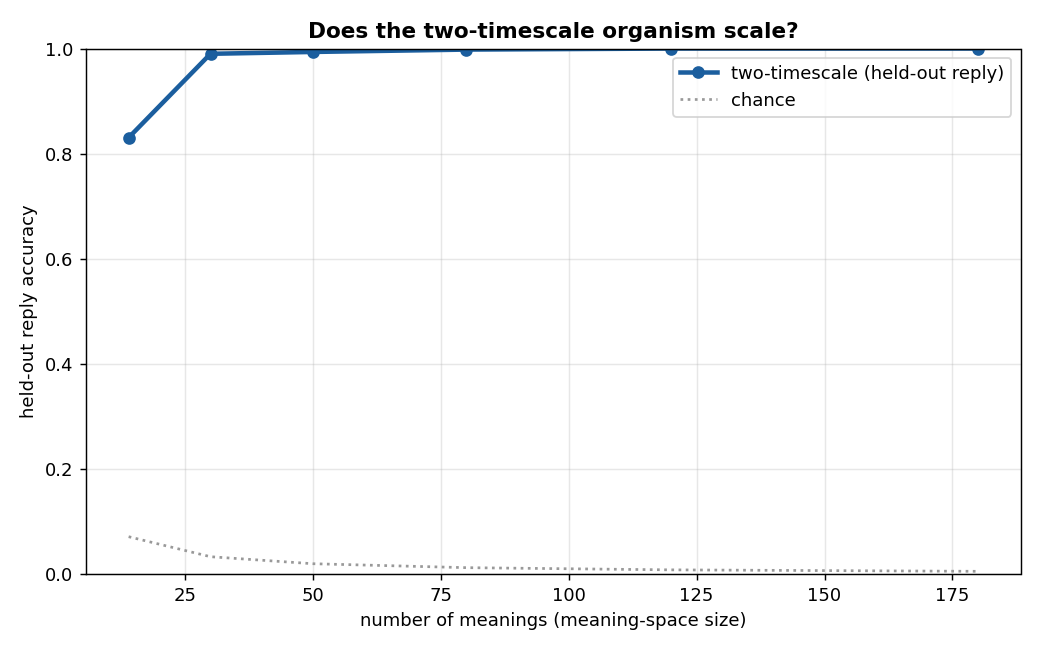

Python code for this plot:
"""SCALE the two-timescale organism: does experience-perception + evolved policy still generalise to
never-seen surface forms as the MEANING SPACE grows from ~14 to 200+ meanings? Self-contained, with a
fast (vectorised) co-occurrence builder so large scales are feasible."""
import os, numpy as np
HERE = os.path.dirname(os.path.abspath(__file__))
LOG = open(os.path.join(HERE, "scaling_results.txt"), "w")
def out(s): print(s, flush=True); LOG.write(s + "\n"); LOG.flush()
def ms(v): a = np.array(v, float); return f"{a.mean():.3f}+/-{a.std():.3f}"
M, GP, DIM = 6, 4, 64                                          # words/group, groups/topic, embedding dim


def build(G, T, seed, poly=0.2, noise=3, zipf=True):
    rng = np.random.default_rng(seed); V = G * M
    group = np.repeat(np.arange(G), M)
    held = np.zeros(V, bool)
    for g in range(G):
        tk = np.where(group == g)[0]; held[tk[rng.choice(M, 2, replace=False)]] = True
    train_syn = [np.where((group == g) & ~held)[0] for g in range(G)]
    held_syn = [np.where((group == g) & held)[0] for g in range(G)]
    sec = {tk: int(rng.integers(G)) for tk in range(V) if rng.random() < poly}
    tg = [rng.choice(G, GP, replace=False) for _ in range(T)]
    tfreq = (1.0 / (np.arange(1, T + 1) ** 1.1)) if zipf else np.ones(T); tfreq /= tfreq.sum()
    Vtot = V + (noise and 50)

    def wpick(pool):
        if zipf:
            w = 1.0 / (np.arange(1, len(pool) + 1) ** 1.1); w /= w.sum(); return pool[rng.choice(len(pool), p=w)]
        return rng.choice(pool)

    def topic(pool):
        t = int(rng.choice(T, p=tfreq)); s = [wpick(pool[g]) for g in tg[t]]
        if noise: s += list(V + rng.integers(50, size=noise))
        return np.array(s), t

    def synonymy():
        g = int(rng.integers(G)); s = list(rng.choice(train_syn[g], 3)) + [int(rng.choice(held_syn[g]))]
        cand = [k for k in sec if sec[k] == g]
        if cand: s.append(int(rng.choice(cand)))
        return np.array(s)

    return dict(V=Vtot, train_syn=train_syn, held_syn=held_syn, topic=topic, synonymy=synonymy, T=T)


def ppmi_svd(corpus, V):
    co = np.zeros((V, V), np.float32)
    for s in corpus:                                          # vectorised per-sentence outer update
        co[np.ix_(s, s)] += 1.0
    np.fill_diagonal(co, 0)
    tot = co.sum(); rk = co.sum(1, keepdims=True) + 1e-9
    ppmi = np.maximum(np.log((co * tot) / (rk @ rk.T) + 1e-9), 0)
    U, S, _ = np.linalg.svd(ppmi.astype(np.float64))
    E = U[:, :DIM] * np.sqrt(S[:DIM]); E /= np.linalg.norm(E, axis=1, keepdims=True) + 1e-9
    return E


def emb(E, toks): v = E[toks].mean(0); n = np.linalg.norm(v); return v / n if n > 0 else v


def run(G, T, seed):
    rng = np.random.default_rng(100 + seed)
    while True:
        r = rng.permutation(T)
        if np.all(r != np.arange(T)): break                   # transform policy: reply != meaning
    w = build(G, T, seed)
    Xtr = [w["topic"](w["train_syn"]) for _ in range(40 * T)]
    Xte = [w["topic"](w["held_syn"]) for _ in range(1000)]
    nsyn = 220 * G                                            # experience scaled with the meaning space
    corpus = [x for x, _ in Xtr] + [w["synonymy"]() for _ in range(nsyn)]
    E = ppmi_svd(corpus, w["V"])
    cent = np.stack([np.mean([emb(E, x) for x, t in Xtr if t == k] or [np.zeros(DIM)], 0) for k in range(T)])
    cent /= np.linalg.norm(cent, axis=1, keepdims=True) + 1e-9
    two = np.mean([r[int((cent @ emb(E, x)).argmax())] == r[t] for x, t in Xte])
    return float(two), nsyn


if __name__ == "__main__":
    SCALES = [(18, 14), (36, 30), (60, 50), (96, 80), (150, 120), (220, 180)]
    out("SCALING the two-timescale organism: held-out reply accuracy as the meaning space grows.")
    out(f"{'meanings':>9} {'vocab':>7} {'chance':>8} {'experience':>11} | {'held-out reply accuracy':>24}")
    out("=" * 76)
    res = []
    for G, T in SCALES:
        a, nsyn = zip(*[run(G, T, s) for s in range(2)])
        res.append((T, np.mean(a))); out(f"{T:>9} {G*M:>7} {1/T:>8.3f} {nsyn[0]:>11} | {ms(a):>24}")
    out("=" * 76)
    out("READING: if held-out reply accuracy stays high (>> chance) as meanings grow to 180+, the")
    out("architecture SCALES: experience-perception generalises and the policy maps it, at any size,")
    out("given experience scaled to the meaning space.")
    out("done"); LOG.close()
    import matplotlib; matplotlib.use("Agg"); import matplotlib.pyplot as plt
    Ts = [t for t, _ in res]
    plt.figure(figsize=(8, 5))
    plt.plot(Ts, [a for _, a in res], "o-", color="#1b5e9e", lw=2.5, label="two-timescale (held-out reply)")
    plt.plot(Ts, [1 / t for t in Ts], ":", color="#999", label="chance")
    plt.xlabel("number of meanings (meaning-space size)"); plt.ylabel("held-out reply accuracy"); plt.ylim(0, 1)
    plt.title("Does the two-timescale organism scale?", weight="bold"); plt.legend(); plt.grid(alpha=.3)
    plt.tight_layout(); plt.savefig(os.path.join(HERE, "scaling.png"), dpi=130); print("saved scaling.png")
